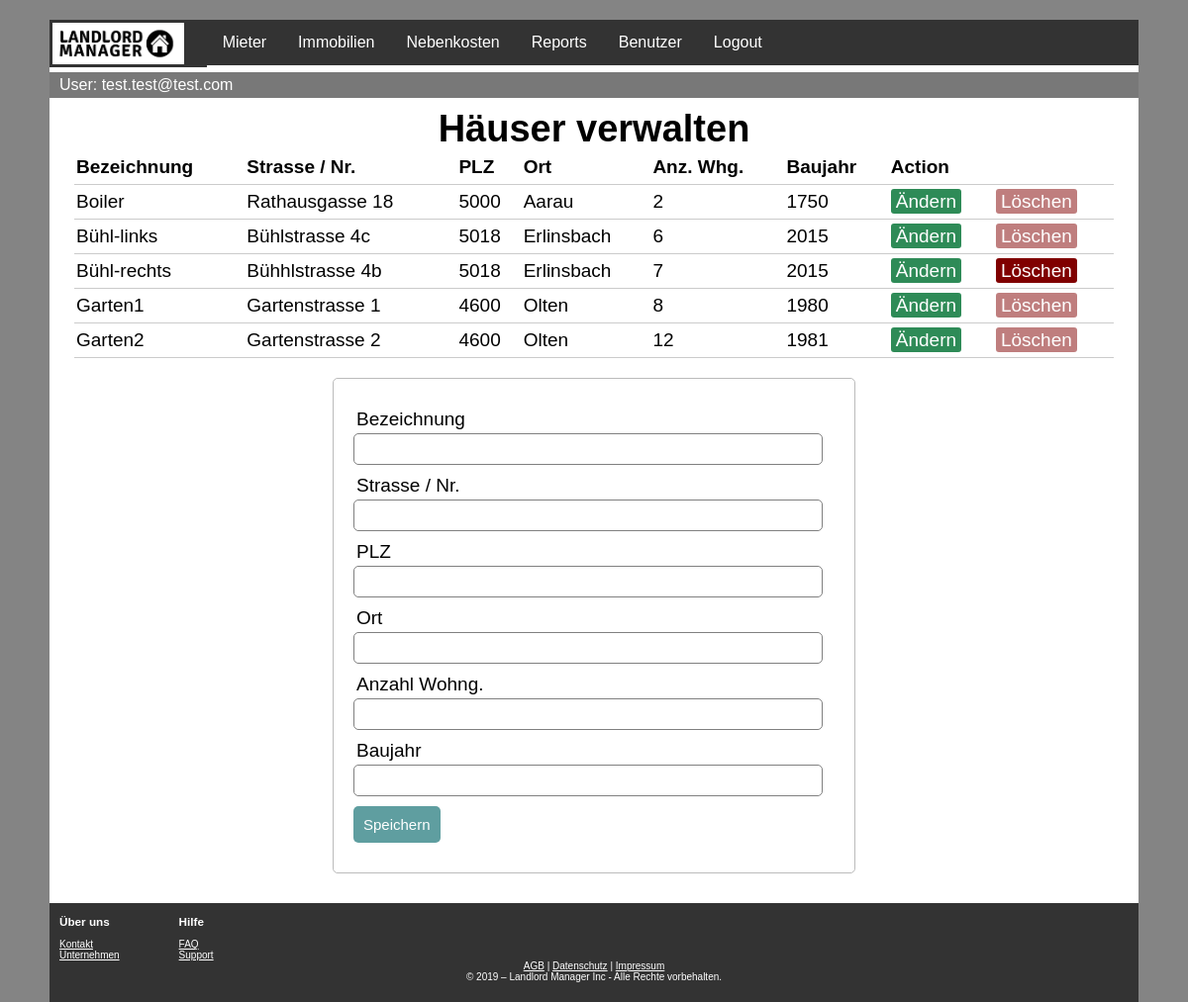
/haus.php (signed in), run on the app's committed database.
### tables this page shows
CREATE TABLE haus (
  hausID int(11) NOT NULL PRIMARY KEY AUTO_INCREMENT,
  bezeichnung varchar(100) NOT NULL,
  strasse_nr varchar(100) NOT NULL,
  plz int(4) NOT NULL,
  ort varchar(100) NOT NULL,
  anz_whg int(2) NOT NULL,  
  baujahr int(4) NOT NULL
  
);

### hausDB.php (called while the page is built, shortened)
<?php
$bezeichnung = "";
$strasse_nr = "";
$plz = "";
$ort = "";
$anz_whg = "";
$baujahr = "";
$update = false;
?>

### haus.php (the view, shortened to what this page needs)
<?php
include 'topbar.inc.php';
?>
<html>
    <head>
        <link href="./CSS/style.css" rel="stylesheet" type="text/css">
        <link href="./CSS/topbar.css" rel="stylesheet" type="text/css">
        <link href="./CSS/footer.css" rel="stylesheet" type="text/css">
    </head>
    <body>
        <div class="pagecontent">
            <?php
            include('hausDB.php');
                ?>
            <?php
            $abfrage = "SELECT * from haus ORDER BY bezeichnung";
            $res = mysqli_query($link, $abfrage) or die("Abfrage hat nicht geklappt");
            ?>
            <h1>Häuser verwalten</h1>
            <table>
                <thead>
                    <tr>
                        <th>Bezeichnung</th>
                        <th>Strasse / Nr.</th>
                        <th>PLZ</th>
                        <th>Ort</th>
                        <th>Anz. Whg.</th>
                        <th>Baujahr</th>
                        <th colspan="2">Action</th>
                    </tr>
                </thead>
                <?php while ($row = mysqli_fetch_array($res)) { ?>
                    <tr>
                        <td><?php echo $row['bezeichnung']; ?></td>
                        <td><?php echo $row['strasse_nr']; ?></td>
                        <td><?php echo $row['plz']; ?></td>
                        <td><?php echo $row['ort']; ?></td>
                        <td><?php echo $row['anz_whg']; ?></td>
                        <td><?php echo $row['baujahr']; ?></td>
                        <td>
                            <a href="haus.php?edit= <?php echo $row['hausID']; ?>" class="edit_btn" >Ändern</a>
                        </td>
                        <td>
                            <?php
                            $haus_id = $row['hausID'];
                            $abfrage_wohnungen = "SELECT count(*) AS wohnungen FROM wohnung WHERE FK_hausID=$haus_id";
                            $res_wohnungen = mysqli_query($link, $abfrage_wohnungen) or die("Abfrage hat nicht geklappt");
                            $has_wohnungen = (int) current(mysqli_fetch_array($res_wohnungen)) > 0;
                            ?>
                            <a href="hausDB.php?del=<?php echo $row['hausID']; ?>" class="del_btn <?php if ($has_wohnungen) echo "disabled" ?>" >Löschen</a>
                        </td>
                    </tr>
                <?php } ?>
            </table>
            <form method="post" action="hausDB.php" >
                <div class="input-group">
                    <label>Bezeichnung</label>
                    <input type="text" name="bezeichnung" required value="<?php echo $bezeichnung; ?>">
                </div>
                <div class="input-group">
                    <label>Strasse / Nr.</label>
                    <input type="text" name="strasse_nr" required value="<?php echo $strasse_nr; ?>">
                </div>
                <div class="input-group">
                    <label>PLZ</label>
                    <input type="number" name="plz" min="1000" max="9999" required value="<?php echo $plz; ?>">
                </div>
                <div class="input-group">
                    <label>Ort</label>
                    <input type="text" name="ort" required value="<?php echo $ort; ?>">
                </div>
                <div class="input-group">
                    <label>Anzahl Wohng.</label>
                    <input type="number" min="0" name="anz_whg" required value="<?php echo $anz_whg; ?>">
                </div>
                <div class="input-group">
                    <label>Baujahr</label>
                    <input type="number" min="0" name="baujahr" required value="<?php echo $baujahr; ?>">
                </div>
                <div class="input-group">
                    <?php if ($update == true): ?>
                        <button class="btn" type="submit" name="update" style="background: #556B2F;" >Ändern</button>
                        <button class="btn" type="submit" name="cancel" formnovalidate style="background: #556B2F;" >Abbrechen</button>
                    <?php else: ?>
                        <button class="btn" type="exit" name="save" >Speichern</button>
                    <?php endif ?>
                </div>
            </form>
        </div>
    </body>
    <?php
    include 'footer.inc.php';
    ?>
</html>

### CSS/style.css (style rules this page uses)
body { font-size: 19px; height: 100%; background-color: #848484; font-family: Arial, Helvetica, sans-serif; max-width: 1100px; margin: auto; margin-bottom: 0; margin-top: 0; }
h1, h2 { margin: 0; text-align: center; }
.pagecontent { min-height: 80%; background-color: white; margin: 0; padding: 10px; }
table { width: 1050px; margin: 0px auto; border-collapse: collapse; text-align: left; }
tr { border-bottom: 1px solid #cbcbcb; }
th, td { border: none; height: 30px; padding: 2px; }
form { width: 45%; margin: 20px auto; text-align: left; padding: 20px; border: 1px solid #bbbbbb; border-radius: 5px; }
.input-group { margin: 10px 0px 10px 0px; }
.input-group label { display: block; text-align: left; margin: 3px; }
.input-group input { height: 20px; width: 93%; padding: 5px 10px; font-size: 16px; border-radius: 5px; border: 1px solid gray; }
.btn { padding: 10px; font-size: 15px; color: white; background: #5F9EA0; border: none; border-radius: 5px; }
.edit_btn { text-decoration: none; padding: 2px 5px; background: #2E8B57; color: white; border-radius: 3px; }
.del_btn { text-decoration: none; padding: 2px 5px; color: white; border-radius: 3px; background: #800000; }
.del_btn.disabled { pointer-events: none; cursor: default; opacity: 0.5; }
.pagecontent { text-align: center; }

### data on the page
haus: bezeichnung "Boiler", strasse_nr "Rathausgasse 18", plz "5000", ort "Aarau", anz_whg "2", baujahr "1750"
haus: bezeichnung "Bühl-links", strasse_nr "Bühlstrasse 4c", plz "5018", ort "Erlinsbach", anz_whg "6", baujahr "2015"
haus: bezeichnung "Bühl-rechts", strasse_nr "Bühhlstrasse 4b", plz "5018", ort "Erlinsbach", anz_whg "7", baujahr "2015"
haus: bezeichnung "Garten1", strasse_nr "Gartenstrasse 1", plz "4600", ort "Olten", anz_whg "8", baujahr "1980"
haus: bezeichnung "Garten2", strasse_nr "Gartenstrasse 2", plz "4600", ort "Olten", anz_whg "12", baujahr "1981"

### other printed values
$_SESSION["name"] "test.test@test.com"
